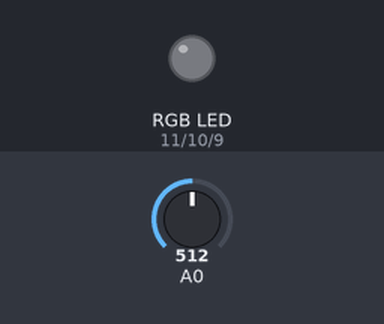
The sketch below on a simulated Arduino Uno, built with avr-gcc and run on an emulated ATmega328P. On the bench: an RGB LED mixed from three pins (HIGH = lit). The test bench sets the inputs (shaded band); at power-on: A0 = 512. Dim RGB values are drawn brighter than linear; random numbers use the default seed unless the sketch sets one.

Above: at 0.1 s.
At 12.9 s:
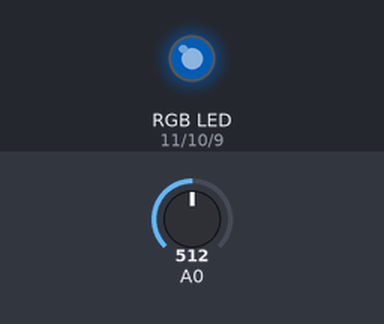
At 25.6 s:
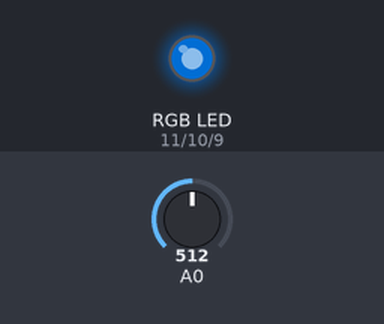
At 34.12 s:
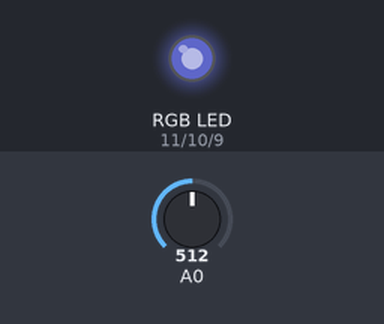
At 39.62 s:
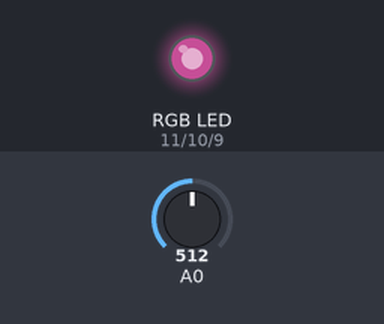
Timing chart, 0 to 40.0 s (numbered marks = the images above):
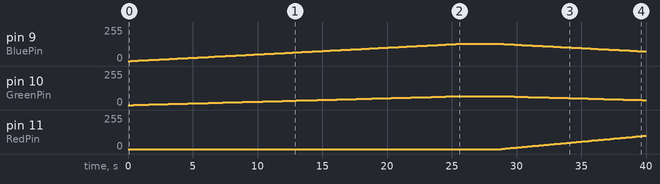

Measured:
- by itself, pin 9 (BluePin): rises from 0/255 to 130/255 in 28.4 s, then falls to 72/255 in 11.3 s
- by itself, pin 10 (GreenPin): rises from 0/255 to 67/255 in 28.2 s, then falls to 37/255 in 11.1 s
- by itself, pin 11 (RedPin): moves from 0/255 to 100/255 over 11.1 s

The sketch:

Projeto_8___Lampada_de_humor.ino
```cpp
//Projeto 8 - Lampada de humor
float RGB1[3];
float RGB2[3];
float INC[3];

int red, green, blue;

int RedPin = 11;
int GreenPin = 10;
int BluePin = 9;

void setup(){
  randomSeed(analogRead(0));

  RGB1[0] = 0;
  RGB1[1] = 0;
  RGB1[2] = 0;

  RGB2[0] = random(256);
  RGB2[1] = random(256);
  RGB2[2] = random(256);
}

void loop(){
 randomSeed(analogRead(0));

 for(int x=0; x<3; x++){
  INC[x] = (RGB1[x] - RGB2[x]) / 256;
 }
for (int x=0; x<256; x++) {
  red = int(RGB1[0]);
  green = int(RGB1[1]);
  blue = int(RGB1[2]);

  analogWrite (RedPin, red);
  analogWrite (GreenPin, green);
  analogWrite (BluePin, blue);
  delay(100);

  RGB1[0] -= INC[0];
  RGB1[1] -= INC[1];
  RGB1[2] -= INC[2];
}

for (int x=0; x<3; x++) {
  RGB2[x] = random(556)-300;
  RGB2[x] = constrain(RGB2[x], 0, 255);
  delay(1000);
}

}
```
